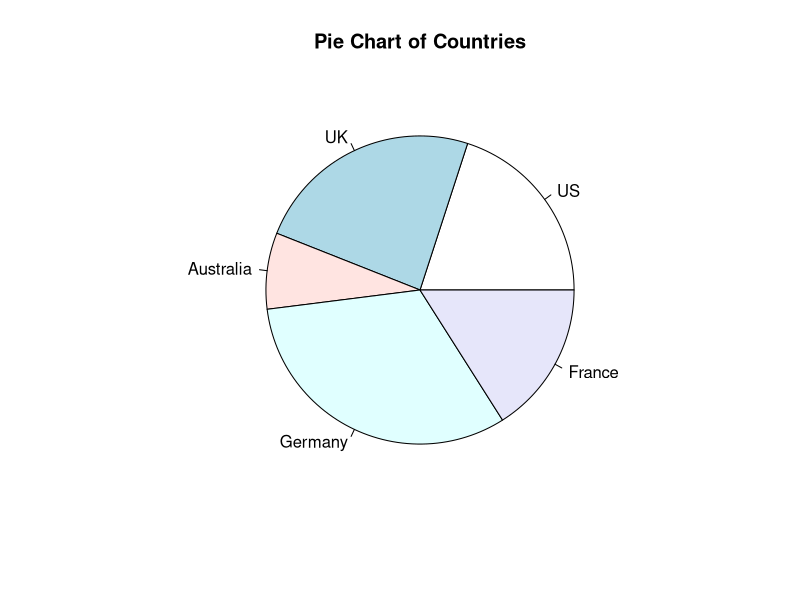
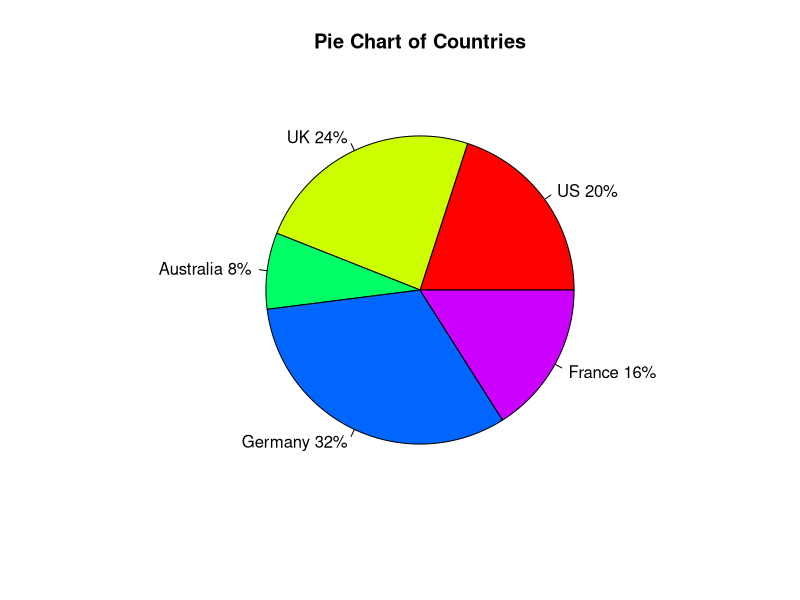
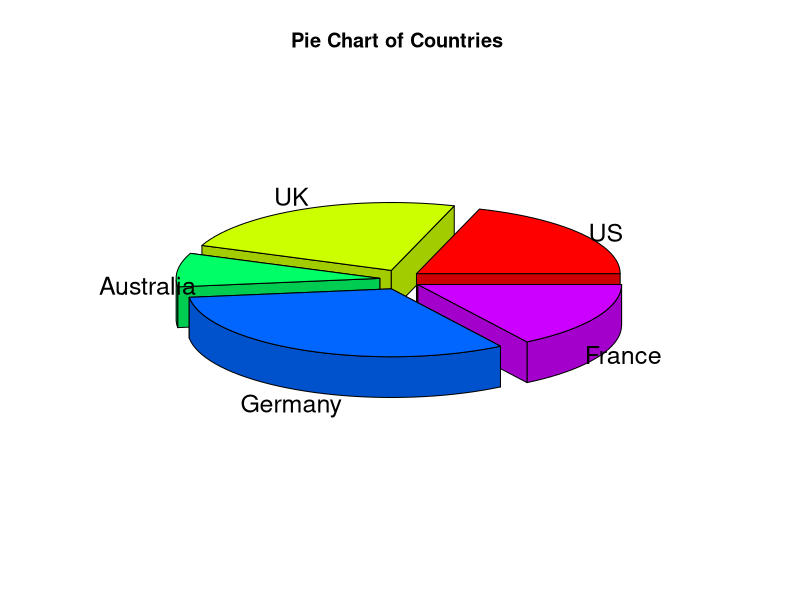
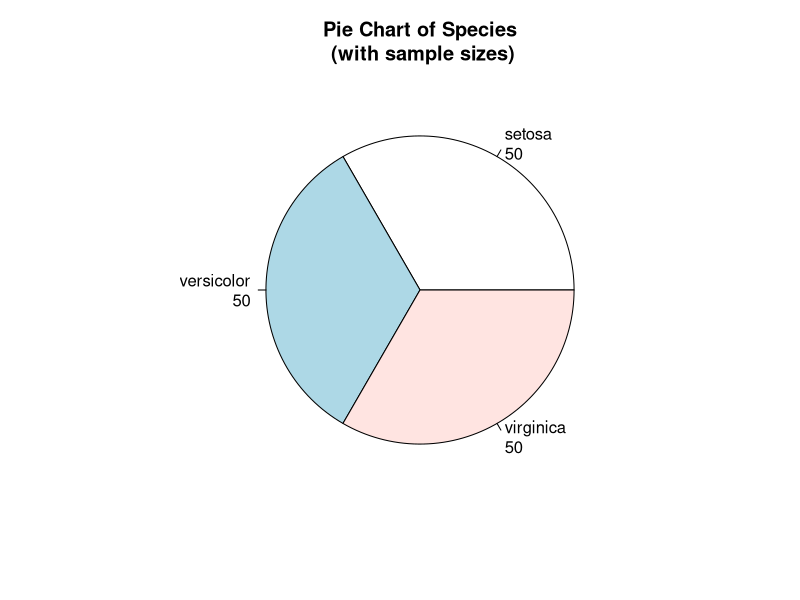

Here is the R script that generated these plots, in order:
#Pie
par()
# Simple Pie Chart
slices <- c(10, 12,4, 16, 8)
lbls <- c("US", "UK", "Australia", "Germany", "France")
pie(slices, labels = lbls, main="Pie Chart of Countries")

# Pie Chart with Percentages
slices <- c(10, 12, 4, 16, 8) 
lbls <- c("US", "UK", "Australia", "Germany", "France")
pct <- round(slices/sum(slices)*100)
lbls <- paste(lbls, pct) # add percents to labels 
lbls <- paste(lbls,"%",sep="") # ad % to labels 
pie(slices,labels = lbls, col=rainbow(length(lbls)),
    main="Pie Chart of Countries")

# 3D Exploded Pie Chart
library(plotrix)
slices <- c(10, 12, 4, 16, 8) 
lbls <- c("US", "UK", "Australia", "Germany", "France")
pie3D(slices,labels=lbls,explode=0.1,  main="Pie Chart of Countries ")

# Pie Chart from data frame with Appended Sample Sizes
mytable <- table(iris$Species)
lbls <- paste(names(mytable), "\n", mytable, sep="")
pie(mytable, labels = lbls,   main="Pie Chart of Species\n (with sample sizes)")

